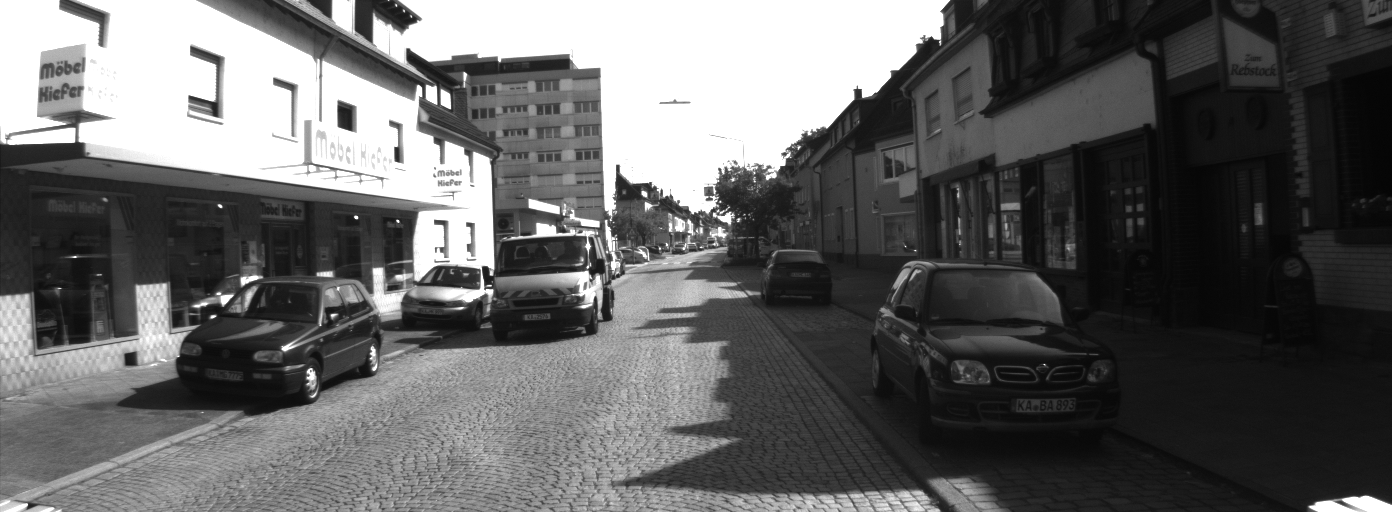
#> input picture KITTI-Dataset/2011_09_26_drive_0048/unsync_unrect/image_00/data/0000000000.png, 1392 x 512 px
$ python stereo_matching_3.py
#> lines starting #> are read from the running program, lines starting #| are printed output that depends on the picture
import cv2 as cv
import numpy as np
from matplotlib import pyplot as plt

# 주어진 parameter로 왜곡 제거 -> 먼저 한 장의 이미지만으로
left_distorted_image = cv.imread('KITTI-Dataset/2011_09_26_drive_0048/unsync_unrect/image_00/data/0000000000.png')
#> left_distorted_image is the input picture: shape (512, 1392, 3); min 4, max 255, mean 99.2
right_distorted_image = cv.imread('KITTI-Dataset/2011_09_26_drive_0048/unsync_unrect/image_01/data/0000000000.png')
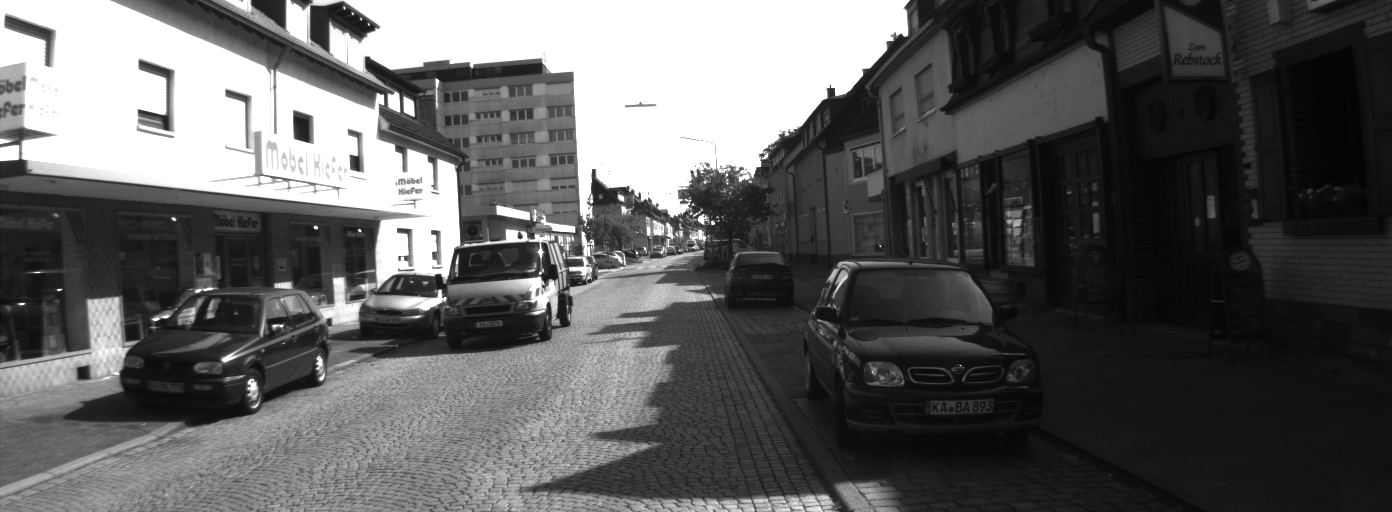
#> input picture KITTI-Dataset/2011_09_26_drive_0048/unsync_unrect/image_01/data/0000000000.png, 1392 x 512 px
#> right_distorted_image is the input picture: shape (512, 1392, 3); min 2, max 255, mean 94.1

# left intrinsic parameters
left_intrinsic_parameters = {'fx': 9.842439e+02, 'cx': 6.900000e+02, 'fy': 9.808141e+02, 'cy': 2.331966e+02}
# left distortion parameters
left_distortion_parameters = {'k1': -3.728755e-01, 'k2': 2.037299e-01, 'p1': 2.219027e-03, 'p2': 1.383707e-03, 'k3': -7.233722e-02}

# right intrinsic parameters
right_intrinsic_parameters = {'fx': 9.895267e+02, 'cx': 7.020000e+02, 'fy': 9.878386e+02, 'cy': 2.455590e+02}
# right distortion parameters
right_distortion_parameters = {'k1': -3.644661e-01, 'k2': 1.790019e-01, 'p1': 1.148107e-03, 'p2': -6.298563e-04, 'k3': -5.314062e-02}

def undistort_image(distorted_image, intrinsic_parameters, distortion_parameters, lr):
    height = distorted_image.shape[0]
    width = distorted_image.shape[1]
    clean_image = np.zeros_like(distorted_image)

    fx = intrinsic_parameters['fx']
    cx = intrinsic_parameters['cx']
    fy = intrinsic_parameters['fy']
    cy = intrinsic_parameters['cy']

    k1 = distortion_parameters['k1']
    k2 = distortion_parameters['k2']
    k3 = distortion_parameters['k3']
    p1 = distortion_parameters['p1']
    p2 = distortion_parameters['p2']

    for y in range(height):
        for x in range(width):
            y_nu = (y-cy)/fy
            x_nu = (x-cx)/fx

            ru2 = x_nu*x_nu + y_nu*y_nu
            radial_d = 1 + k1*ru2 + k2*ru2*ru2 + k3*ru2*ru2*ru2

            x_nd = radial_d*x_nu + 2*p1*x_nu*y_nu + p2*(ru2 + 2*x_nu*x_nu)
            y_nd = radial_d*y_nu + p1*(ru2 + 2*y_nu*y_nu) + 2*p2*x_nu*y_nu

            x_pd = fx*x_nd + cx
            y_pd = fy*y_nd + cy

            x_pd = int(x_pd)
            y_pd = int(y_pd)
            clean_image[y, x] = distorted_image[y_pd, x_pd]

    if lr.lower() == 'left':
        cv.imwrite('./left_results/0000000000.png', clean_image)
    elif lr.lower() == 'right':
        cv.imwrite('./right_results/0000000000.png', clean_image)

# # left image에 대한 distortion 제거
# undistort_image(left_distorted_image, left_intrinsic_parameters, left_distortion_parameters, 'left')
# # right image에 대한 distortion 제거
# undistort_image(right_distorted_image, right_intrinsic_parameters, right_distortion_parameters, 'right')

# Calibration
def calibration(calib_image):
    # 체커보드의 차원 정의
    checkerboard = (7, 5) # 행, 열

    # 반복을 종료할 조건 -> (type, max_iter, epsilon)
    # 0.001의 정확도에 도달하면 반복을 중단
    # 30만큼 반복하고 중단
    criteria = (cv.TERM_CRITERIA_EPS + cv.TERM_CRITERIA_MAX_ITER, 30, 0.001)

    # 3D 점 벡터를 저장할 벡터 생성
    objpoints = []

    # 2D 점 벡터를 저장할 벡터 생성
    imgpoints = []

    # object points -> [77, 3], 3 = x + y + z
    objp = np.zeros((checkerboard[0] * checkerboard[1], 3), np.float32)
    objp[:,:2] = np.mgrid[0:checkerboard[0], 0:checkerboard[1]].T.reshape(-1, 2)

    # world coordinate의 z값 = 0 / 나머지는 grid화
    ret, corners = cv.findChessboardCorners(calib_image, checkerboard, cv.CALIB_CB_ADAPTIVE_THRESH + cv.CALIB_CB_FAST_CHECK + cv.CALIB_CB_NORMALIZE_IMAGE)

    if ret == True: # 검출이 되면,
        objpoints.append(objp) # calibration board 상의 3D points
        # corners2 = cv.cornerSubPix(calib_image, corners, (11, 11), (-1, -1), criteria) # grayscale인 경우에만
        imgpoints.append(corners) # calibration board 상의 pixel points
        img = cv.drawChessboardCorners(calib_image, checkerboard, corners, ret)
    #     cv.imshow('img', img)
    #     cv.waitKey(0)
    # cv.destroyAllWindows()

    height = calib_image.shape[0]
    width = calib_image.shape[1]

    ret, intrinsic_parameters, distortion_parameters, rotation_vectors, translation_vectors = cv.calibrateCamera(objpoints, imgpoints, [height, width], cameraMatrix=None, distCoeffs=None)
    return intrinsic_parameters, distortion_parameters, rotation_vectors, translation_vectors

# left image calibration
left_calibration_image = cv.imread('KITTI-Dataset/2011_09_26_drive_0048/calibration/image_00/data/0000000000.png')
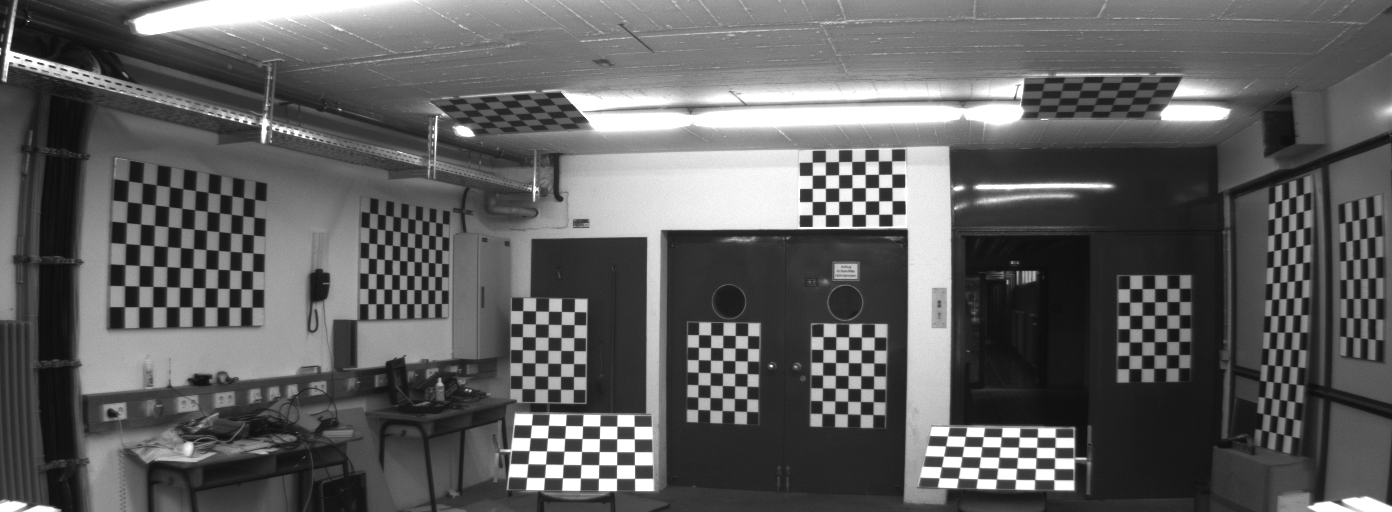
#> input picture KITTI-Dataset/2011_09_26_drive_0048/calibration/image_00/data/0000000000.png, 1392 x 512 px
#> left_calibration_image is the input picture: shape (512, 1392, 3); min 12, max 255, mean 94.9
intrinsic_parameters_L, distortion_parameters_L, rotation_vectors_L, translation_vectors_L = calibration(left_calibration_image)
#> in calibration, `ret, corners = cv.findChessboardCorners(calib_image, checkerboard, cv...`: ret = True; corners = 35 rows, first 8: [892.1, 214.3], [878.7, 214.4], [865.4, 214.4], [852, 214.5], [838.6, 214.5], [825.4, 214.6], [812.2, 214.7], [892, 200.6]
#> in calibration, `ret, intrinsic_parameters, distortion_parameters, rotation_vectors, tr..`: ret = 0.0974; intrinsic_parameters = [[1043.2, 0, 253.4], [0, 1211.2, 689.8], [0, 0, 1]]; distortion_parameters = [[-0.016, -0.0226, 0.00999, -0.00126, 0.00975]]; rotation_vectors = ([-0.352, -0.148, -3.05],); translation_vectors = ([51.4, -33.39, 81.83],)
#> intrinsic_parameters_L has the same summary as intrinsic_parameters in calibration; distortion_parameters_L = [[-0.016, -0.0226, 0.00999, -0.00126, 0.00975]]; rotation_vectors_L = ([-0.352, -0.148, -3.05],); translation_vectors_L = ([51.4, -33.39, 81.83],)

# right image calibration
right_calibration_image = cv.imread('KITTI-Dataset/2011_09_26_drive_0048/calibration/image_01/data/0000000000.png')
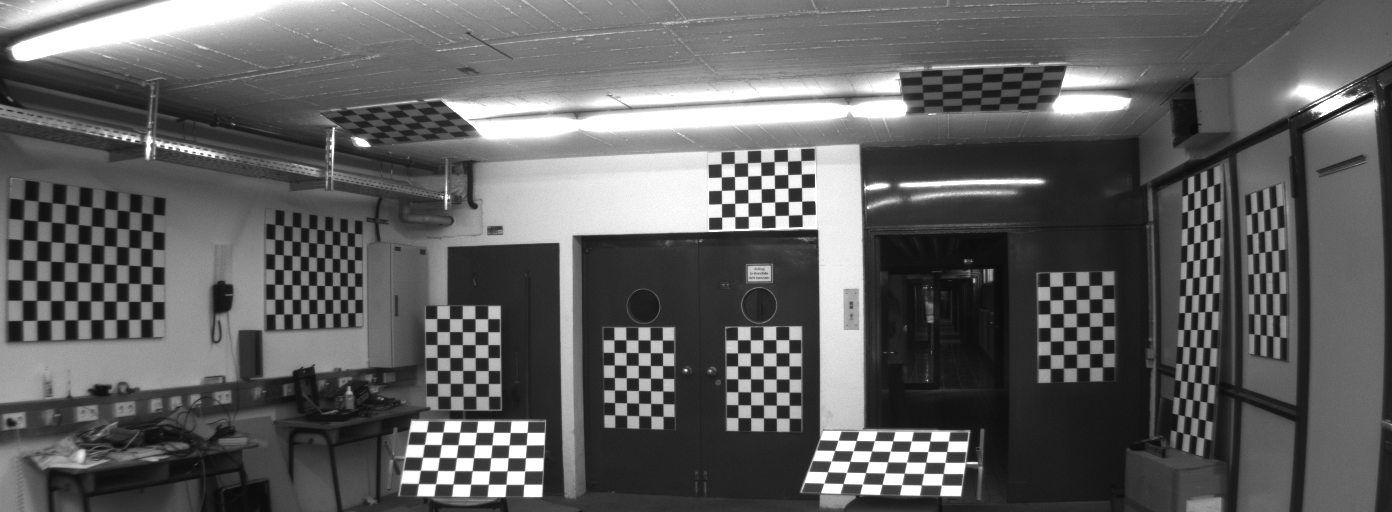
#> input picture KITTI-Dataset/2011_09_26_drive_0048/calibration/image_01/data/0000000000.png, 1392 x 512 px
#> right_calibration_image is the input picture: shape (512, 1392, 3); min 10, max 255, mean 94.9
intrinsic_parameters_R, distortion_parameters_R, rotation_vectors_R, translation_vectors_R = calibration(right_calibration_image)
#> in calibration (call 2), `ret, corners = cv.findChessboardCorners(calib_image, checkerboard, cv...`: ret = True; corners = 35 rows, first 8: [801.8, 214.6], [788.4, 215.3], [774.8, 215.5], [761.5, 215.8], [748.2, 216.3], [734.7, 216.6], [721.6, 217.1], [801.6, 201.2]
#> intrinsic_parameters_R = [[212, 0, 255.5], [0, 252.5, 695.5], [0, 0, 1]]; distortion_parameters_R = [[-0.000277, -0.000136, 0.000731, -0.000948, 4.77e-06]]; rotation_vectors_R = ([-0.0892, -0.0365, -3.08],); translation_vectors_R = ([44.93, -33.2, 17.01],)

# ORB Feature matching -> 8개의 matching 쌍을 획득

# undistortion -> left image feature matching
left_image = cv.imread('left_results/0000000000.png')
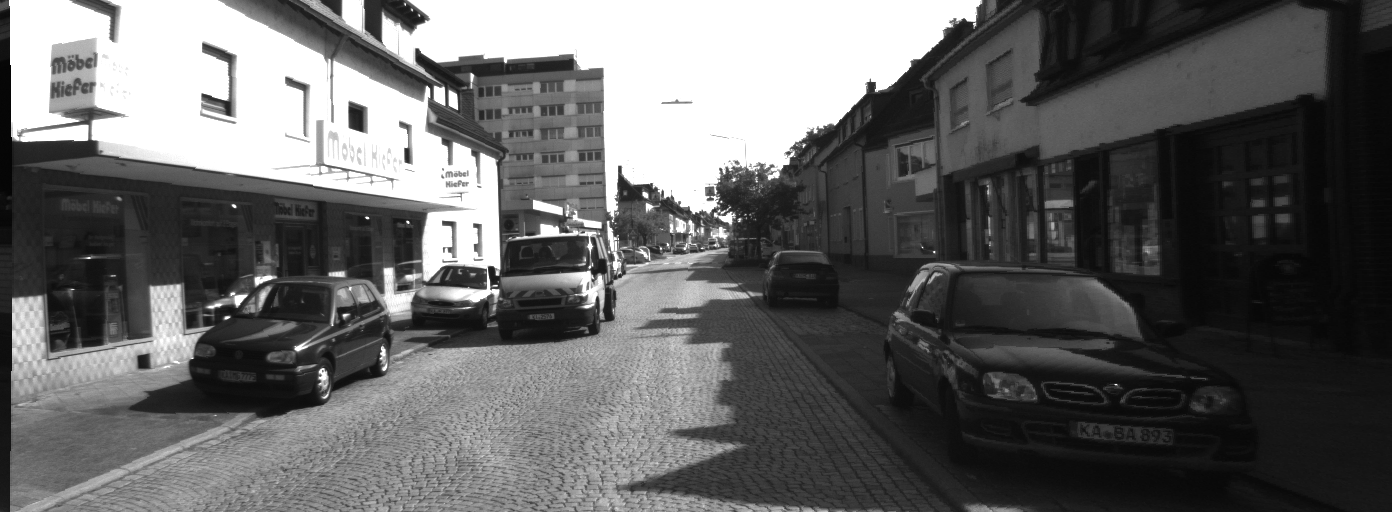
#> input picture left_results/0000000000.png, 1392 x 512 px
#> left_image is the input picture: shape (512, 1392, 3); min 4, max 255, mean 99.4
right_image = cv.imread('right_results/0000000000.png')
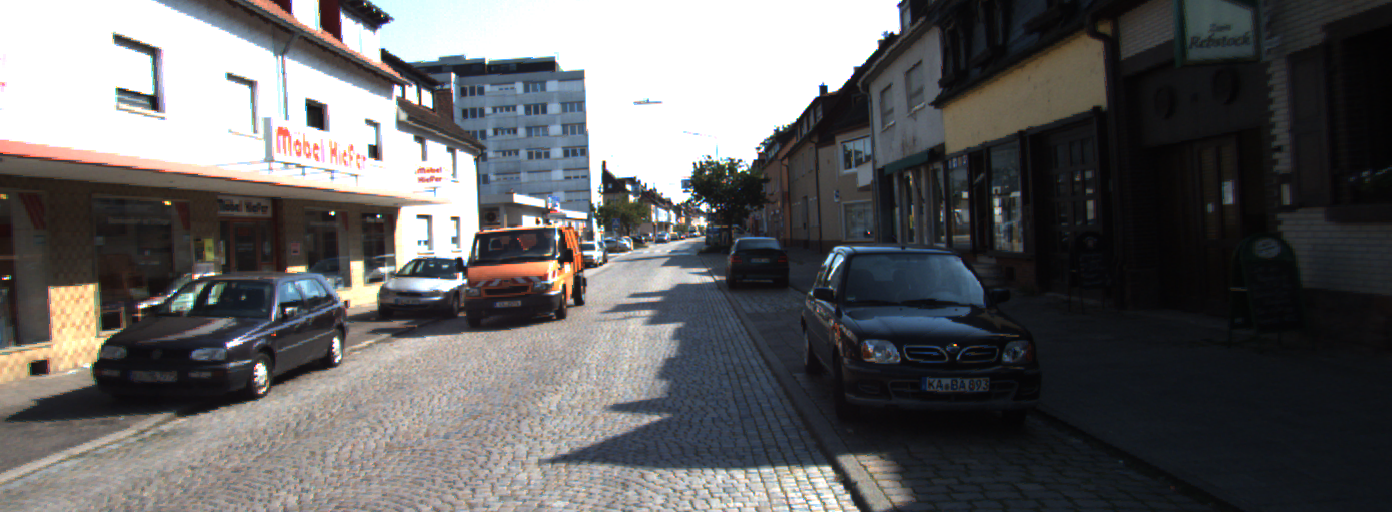
#> input picture right_results/0000000000.png, 1392 x 512 px
#> right_image is the input picture: shape (512, 1392, 3); mean B, G, R 98.6, 98, 98.7

detector = cv.ORB_create() # ORB feature matching
kp1, desc1 = detector.detectAndCompute(left_image, None)
#> kp1 = 500 keypoints; strongest (x, y, size): (233, 205, 31), (494, 285, 44.6), (874, 83, 31), (491, 288, 31)
kp2, desc2 = detector.detectAndCompute(right_image, None)
#> kp2 = 500 keypoints; strongest (x, y, size): (823, 86, 53.6), (821, 87, 77.1), (824, 85, 44.6), (333, 213, 31)

bf = cv.BFMatcher()
matches = bf.knnMatch(desc1,desc2, k=2)
#> matches = 500 matches
good = []
pts1 = []
pts2 = []

for m,n in matches:
    if m.distance < 0.8*n.distance:
        good.append([m])
        pts2.append(kp2[m.trainIdx].pt)
        pts1.append(kp1[m.queryIdx].pt)
#> after the loop, good = 87 matches; pts1 = 87 pairs, first value 84.67 to 877.8, second value 60.48 to 381; pts2 = 87 pairs, first value 118.1 to 828, second value 60.48 to 376

pts1 = np.int32(pts1)
#> pts1 = 87 pairs, first value 84 to 877, second value 60 to 381
pts2 = np.int32(pts2)
#> pts2 = 87 pairs, first value 118 to 828, second value 60 to 376

F, mask = cv.findFundamentalMat(pts1,pts2,cv.FM_LMEDS)
#> F = [[2.28e-06, -4.55e-05, 0.0122], [4.38e-05, -8.4e-07, -0.0458], [-0.0144, 0.0442, 1]]; mask = 87 values, max 1 at index 0, min 0 at index 15, mean 0.828

# We select only inlier points
pts1 = pts1[:,:][mask.ravel()==1]
#> pts1 = 72 pairs, first value 201 to 877, second value 73 to 381
pts2 = pts2[:,:][mask.ravel()==1]
#> pts2 = 72 pairs, first value 118 to 828, second value 74 to 376

# [29 lines of commented-out code are left out]
h1 = left_image.shape[0]
#> h1 = 512
w1 = left_image.shape[1]
#> w1 = 1392
h2 = right_image.shape[0]
#> h2 = 512
w2 = right_image.shape[1]
#> w2 = 1392
# [4 lines of commented-out code are left out]

new_left_points = pts1.reshape(pts1.shape[0] * 2, 1)
#> new_left_points = 144 values, max 877 at index 84, min 73 at index 9, mean 356.8
new_right_points = pts2.reshape(pts2.shape[0] * 2, 1)
#> new_right_points = 144 values, max 828 at index 66, min 74 at index 9, mean 336.5

#> (the run stopped early here; a loop or call above may not have finished)
